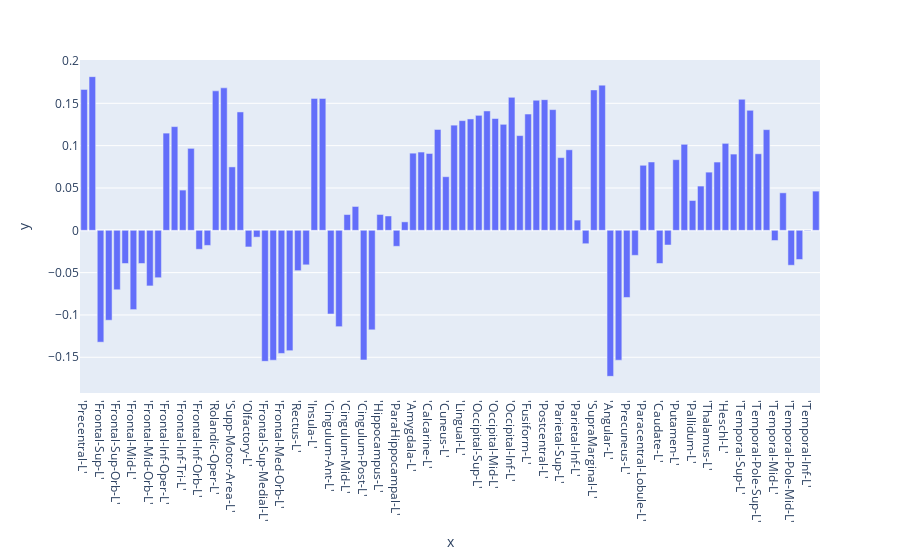
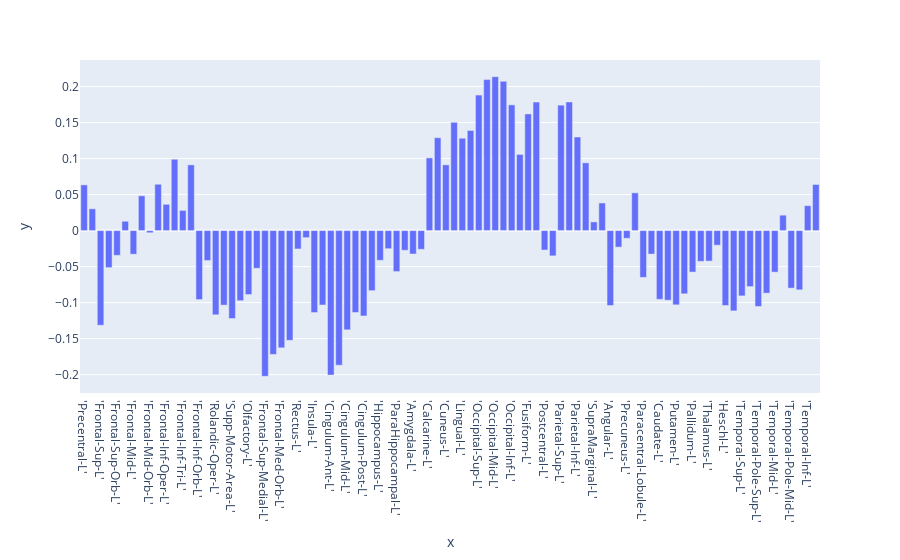
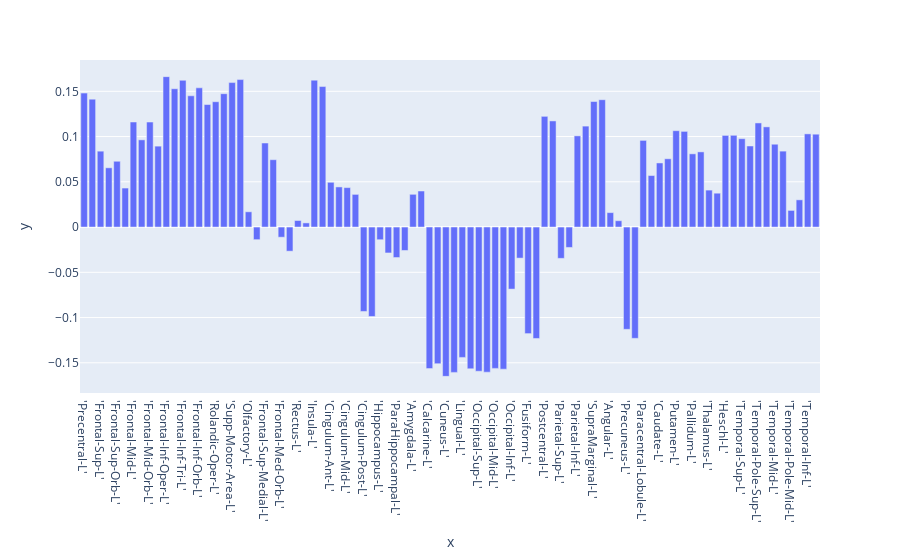
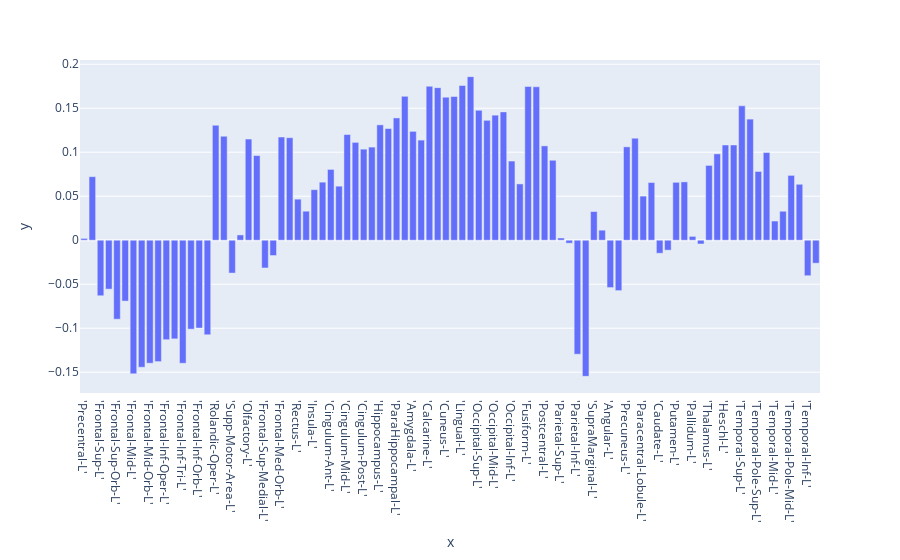

Notebook cell for these charts, in order:
### Code cell
import pandas as pd
labels = pd.read_csv("AALlabels.csv")
label=labels['labels'].values
import plotly.express as px
for model in range(K):
    print(f"Model {model}: Pi = {Pis_EM[model]} , kappa = {kappas_EM[model]}")
    fig = px.bar(y=mus_EM[:,model],x=label)
    #fig.update_layout(width=300)
    fig.show()

### Figure 1 — Plotly figure (JSON) as saved in the notebook; plotly's stock layout.template omitted (floating-point values rounded to 4 significant figures)
{"data": [{"alignmentgroup": "True", "hovertemplate": "x=%{x}<br>y=%{y}<extra></extra>", "legendgroup": "", "marker": {"color": "#636efa", "pattern": {"shape": ""}}, "name": "", "offsetgroup": "", "orientation": "v", "showlegend": false, "textposition": "auto", "type": "bar", "x": ["'Precentral-L'", "'Precentral-R'", "'Frontal-Sup-L'", "'Frontal-Sup-R'", "'Frontal-Sup-Orb-L'", "'Frontal-Sup-Orb-R'", "'Frontal-Mid-L'", "'Frontal-Mid-R'", "'Frontal-Mid-Orb-L'", "'Frontal-Mid-Orb-R'", "'Frontal-Inf-Oper-L'", "'Frontal-Inf-Oper-R'", "'Frontal-Inf-Tri-L'", "'Frontal-Inf-Tri-R'", "'Frontal-Inf-Orb-L'", "'Frontal-Inf-Orb-R'", "'Rolandic-Oper-L'", "'Rolandic-Oper-R'", "'Supp-Motor-Area-L'", "'Supp-Motor-Area-R'", "'Olfactory-L'", "'Olfactory-R'", "'Frontal-Sup-Medial-L'", "'Frontal-Sup-Medial-R'", "'Frontal-Med-Orb-L'", "'Frontal-Med-Orb-R'", "'Rectus-L'", "'Rectus-R'", "'Insula-L'", "'Insula-R'", "'Cingulum-Ant-L'", "'Cingulum-Ant-R'", "'Cingulum-Mid-L'", "'Cingulum-Mid-R'", "'Cingulum-Post-L'", "'Cingulum-Post-R'", "'Hippocampus-L'", "'Hippocampus-R'", "'ParaHippocampal-L'", "'ParaHippocampal-R'", "'Amygdala-L'", "'Amygdala-R'", "'Calcarine-L'", "'Calcarine-R'", "'Cuneus-L'", "'Cuneus-R'", "'Lingual-L'", "'Lingual-R'", "'Occipital-Sup-L'", "'Occipital-Sup-R'", "'Occipital-Mid-L'", "'Occipital-Mid-R'", "'Occipital-Inf-L'", "'Occipital-Inf-R'", "'Fusiform-L'", "'Fusiform-R'", "'Postcentral-L'", "'Postcentral-R'", "'Parietal-Sup-L'", "'Parietal-Sup-R'", "'Parietal-Inf-L'", "'Parietal-Inf-R'", "'SupraMarginal-L'", "'SupraMarginal-R'", "'Angular-L'", "'Angular-R'", "'Precuneus-L'", "'Precuneus-R'", "'Paracentral-Lobule-L'", "'Paracentral-Lobule-R'", "'Caudate-L'", "'Caudate-R'", "'Putamen-L'", "'Putamen-R'", "'Pallidum-L'", "'Pallidum-R'", "'Thalamus-L'", "'Thalamus-R'", "'Heschl-L'", "'Heschl-R'", "'Temporal-Sup-L'", "'Temporal-Sup-R'", "'Temporal-Pole-Sup-L'", "'Temporal-Pole-Sup-R'", "'Temporal-Mid-L'", "'Temporal-Mid-R'", "'Temporal-Pole-Mid-L'", "'Temporal-Pole-Mid-R'", "'Temporal-Inf-L'", "'Temporal-Inf-R'"], "xaxis": "x", "y": [0.1664, 0.1815, -0.1322, -0.1062, -0.07024, -0.03922, -0.09367, -0.03922, -0.06571, -0.05601, 0.1148, 0.1225, 0.04751, 0.0968, -0.02243, -0.01785, 0.1647, 0.1683, 0.0749, 0.1398, -0.01966, -0.00809, -0.1548, -0.1535, -0.1455, -0.1422, -0.04767, -0.04079, 0.1558, 0.1558, -0.09885, -0.1138, 0.0186, 0.02816, -0.1531, -0.1176, 0.0187, 0.01692, -0.0189, 0.009986, 0.09112, 0.09243, 0.09075, 0.1191, 0.06331, 0.1242, 0.1295, 0.1315, 0.1358, 0.141, 0.132, 0.1252, 0.157, 0.1119, 0.1373, 0.1536, 0.1543, 0.1425, 0.08587, 0.09511, 0.01205, -0.01584, 0.1658, 0.1715, -0.1725, -0.1534, -0.07937, -0.02958, 0.07681, 0.08069, -0.03921, -0.01739, 0.08341, 0.1016, 0.03518, 0.05227, 0.0687, 0.08062, 0.1027, 0.09004, 0.1548, 0.1418, 0.09039, 0.1189, -0.01207, 0.04428, -0.04129, -0.03448, -0.0006119, 0.04628], "yaxis": "y"}], "layout": {"barmode": "relative", "legend": {"tracegroupgap": 0}, "margin": {"t": 60}, "xaxis": {"anchor": "y", "domain": [0, 1], "title": {"text": "x"}}, "yaxis": {"anchor": "x", "domain": [0, 1], "title": {"text": "y"}}}}

### Figure 2 — Plotly figure (JSON) as saved in the notebook; plotly's stock layout.template omitted (floating-point values rounded to 4 significant figures)
{"data": [{"alignmentgroup": "True", "hovertemplate": "x=%{x}<br>y=%{y}<extra></extra>", "legendgroup": "", "marker": {"color": "#636efa", "pattern": {"shape": ""}}, "name": "", "offsetgroup": "", "orientation": "v", "showlegend": false, "textposition": "auto", "type": "bar", "x": ["'Precentral-L'", "'Precentral-R'", "'Frontal-Sup-L'", "'Frontal-Sup-R'", "'Frontal-Sup-Orb-L'", "'Frontal-Sup-Orb-R'", "'Frontal-Mid-L'", "'Frontal-Mid-R'", "'Frontal-Mid-Orb-L'", "'Frontal-Mid-Orb-R'", "'Frontal-Inf-Oper-L'", "'Frontal-Inf-Oper-R'", "'Frontal-Inf-Tri-L'", "'Frontal-Inf-Tri-R'", "'Frontal-Inf-Orb-L'", "'Frontal-Inf-Orb-R'", "'Rolandic-Oper-L'", "'Rolandic-Oper-R'", "'Supp-Motor-Area-L'", "'Supp-Motor-Area-R'", "'Olfactory-L'", "'Olfactory-R'", "'Frontal-Sup-Medial-L'", "'Frontal-Sup-Medial-R'", "'Frontal-Med-Orb-L'", "'Frontal-Med-Orb-R'", "'Rectus-L'", "'Rectus-R'", "'Insula-L'", "'Insula-R'", "'Cingulum-Ant-L'", "'Cingulum-Ant-R'", "'Cingulum-Mid-L'", "'Cingulum-Mid-R'", "'Cingulum-Post-L'", "'Cingulum-Post-R'", "'Hippocampus-L'", "'Hippocampus-R'", "'ParaHippocampal-L'", "'ParaHippocampal-R'", "'Amygdala-L'", "'Amygdala-R'", "'Calcarine-L'", "'Calcarine-R'", "'Cuneus-L'", "'Cuneus-R'", "'Lingual-L'", "'Lingual-R'", "'Occipital-Sup-L'", "'Occipital-Sup-R'", "'Occipital-Mid-L'", "'Occipital-Mid-R'", "'Occipital-Inf-L'", "'Occipital-Inf-R'", "'Fusiform-L'", "'Fusiform-R'", "'Postcentral-L'", "'Postcentral-R'", "'Parietal-Sup-L'", "'Parietal-Sup-R'", "'Parietal-Inf-L'", "'Parietal-Inf-R'", "'SupraMarginal-L'", "'SupraMarginal-R'", "'Angular-L'", "'Angular-R'", "'Precuneus-L'", "'Precuneus-R'", "'Paracentral-Lobule-L'", "'Paracentral-Lobule-R'", "'Caudate-L'", "'Caudate-R'", "'Putamen-L'", "'Putamen-R'", "'Pallidum-L'", "'Pallidum-R'", "'Thalamus-L'", "'Thalamus-R'", "'Heschl-L'", "'Heschl-R'", "'Temporal-Sup-L'", "'Temporal-Sup-R'", "'Temporal-Pole-Sup-L'", "'Temporal-Pole-Sup-R'", "'Temporal-Mid-L'", "'Temporal-Mid-R'", "'Temporal-Pole-Mid-L'", "'Temporal-Pole-Mid-R'", "'Temporal-Inf-L'", "'Temporal-Inf-R'"], "xaxis": "x", "y": [0.06348, 0.03025, -0.1314, -0.05139, -0.03439, 0.01297, -0.03278, 0.04834, -0.003013, 0.06434, 0.03653, 0.09908, 0.02801, 0.09125, -0.09579, -0.04159, -0.1169, -0.1035, -0.1221, -0.09735, -0.08882, -0.05232, -0.2024, -0.1719, -0.1628, -0.1523, -0.0255, -0.009791, -0.1138, -0.1033, -0.2006, -0.1869, -0.1378, -0.1137, -0.1185, -0.08341, -0.04127, -0.02514, -0.05689, -0.0273, -0.03248, -0.026, 0.1009, 0.129, 0.09134, 0.1503, 0.1283, 0.1391, 0.1881, 0.2097, 0.2138, 0.2073, 0.1746, 0.1058, 0.162, 0.1784, -0.027, -0.03508, 0.1742, 0.1787, 0.13, 0.0941, 0.01208, 0.03837, -0.104, -0.02297, -0.01072, 0.05246, -0.06499, -0.03259, -0.09547, -0.09665, -0.1031, -0.08777, -0.05762, -0.04273, -0.04231, -0.02028, -0.104, -0.1115, -0.09065, -0.07779, -0.1053, -0.08689, -0.05772, 0.02144, -0.07988, -0.0823, 0.03459, 0.06406], "yaxis": "y"}], "layout": {"barmode": "relative", "legend": {"tracegroupgap": 0}, "margin": {"t": 60}, "xaxis": {"anchor": "y", "domain": [0, 1], "title": {"text": "x"}}, "yaxis": {"anchor": "x", "domain": [0, 1], "title": {"text": "y"}}}}

### Figure 3 — Plotly figure (JSON) as saved in the notebook; plotly's stock layout.template omitted (floating-point values rounded to 4 significant figures)
{"data": [{"alignmentgroup": "True", "hovertemplate": "x=%{x}<br>y=%{y}<extra></extra>", "legendgroup": "", "marker": {"color": "#636efa", "pattern": {"shape": ""}}, "name": "", "offsetgroup": "", "orientation": "v", "showlegend": false, "textposition": "auto", "type": "bar", "x": ["'Precentral-L'", "'Precentral-R'", "'Frontal-Sup-L'", "'Frontal-Sup-R'", "'Frontal-Sup-Orb-L'", "'Frontal-Sup-Orb-R'", "'Frontal-Mid-L'", "'Frontal-Mid-R'", "'Frontal-Mid-Orb-L'", "'Frontal-Mid-Orb-R'", "'Frontal-Inf-Oper-L'", "'Frontal-Inf-Oper-R'", "'Frontal-Inf-Tri-L'", "'Frontal-Inf-Tri-R'", "'Frontal-Inf-Orb-L'", "'Frontal-Inf-Orb-R'", "'Rolandic-Oper-L'", "'Rolandic-Oper-R'", "'Supp-Motor-Area-L'", "'Supp-Motor-Area-R'", "'Olfactory-L'", "'Olfactory-R'", "'Frontal-Sup-Medial-L'", "'Frontal-Sup-Medial-R'", "'Frontal-Med-Orb-L'", "'Frontal-Med-Orb-R'", "'Rectus-L'", "'Rectus-R'", "'Insula-L'", "'Insula-R'", "'Cingulum-Ant-L'", "'Cingulum-Ant-R'", "'Cingulum-Mid-L'", "'Cingulum-Mid-R'", "'Cingulum-Post-L'", "'Cingulum-Post-R'", "'Hippocampus-L'", "'Hippocampus-R'", "'ParaHippocampal-L'", "'ParaHippocampal-R'", "'Amygdala-L'", "'Amygdala-R'", "'Calcarine-L'", "'Calcarine-R'", "'Cuneus-L'", "'Cuneus-R'", "'Lingual-L'", "'Lingual-R'", "'Occipital-Sup-L'", "'Occipital-Sup-R'", "'Occipital-Mid-L'", "'Occipital-Mid-R'", "'Occipital-Inf-L'", "'Occipital-Inf-R'", "'Fusiform-L'", "'Fusiform-R'", "'Postcentral-L'", "'Postcentral-R'", "'Parietal-Sup-L'", "'Parietal-Sup-R'", "'Parietal-Inf-L'", "'Parietal-Inf-R'", "'SupraMarginal-L'", "'SupraMarginal-R'", "'Angular-L'", "'Angular-R'", "'Precuneus-L'", "'Precuneus-R'", "'Paracentral-Lobule-L'", "'Paracentral-Lobule-R'", "'Caudate-L'", "'Caudate-R'", "'Putamen-L'", "'Putamen-R'", "'Pallidum-L'", "'Pallidum-R'", "'Thalamus-L'", "'Thalamus-R'", "'Heschl-L'", "'Heschl-R'", "'Temporal-Sup-L'", "'Temporal-Sup-R'", "'Temporal-Pole-Sup-L'", "'Temporal-Pole-Sup-R'", "'Temporal-Mid-L'", "'Temporal-Mid-R'", "'Temporal-Pole-Mid-L'", "'Temporal-Pole-Mid-R'", "'Temporal-Inf-L'", "'Temporal-Inf-R'"], "xaxis": "x", "y": [0.148, 0.1413, 0.08386, 0.06547, 0.0727, 0.04309, 0.1161, 0.09637, 0.1161, 0.08941, 0.1662, 0.1528, 0.1622, 0.145, 0.1538, 0.1354, 0.1385, 0.1474, 0.1596, 0.163, 0.01686, -0.01392, 0.09287, 0.07442, -0.01122, -0.02666, 0.007222, 0.004584, 0.1623, 0.1552, 0.04947, 0.04434, 0.04359, 0.03611, -0.09327, -0.09881, -0.01398, -0.02862, -0.03368, -0.02587, 0.03618, 0.03982, -0.1564, -0.151, -0.165, -0.1606, -0.144, -0.1566, -0.1593, -0.1603, -0.1562, -0.157, -0.06856, -0.03433, -0.1178, -0.1231, 0.1223, 0.1173, -0.03458, -0.02254, 0.1008, 0.1115, 0.1387, 0.1407, 0.01595, 0.00699, -0.113, -0.123, 0.09577, 0.05691, 0.07084, 0.07545, 0.1065, 0.1057, 0.08092, 0.08306, 0.04084, 0.03742, 0.1013, 0.1014, 0.09765, 0.08958, 0.1151, 0.1107, 0.09153, 0.0839, 0.01839, 0.03007, 0.103, 0.1026], "yaxis": "y"}], "layout": {"barmode": "relative", "legend": {"tracegroupgap": 0}, "margin": {"t": 60}, "xaxis": {"anchor": "y", "domain": [0, 1], "title": {"text": "x"}}, "yaxis": {"anchor": "x", "domain": [0, 1], "title": {"text": "y"}}}}

### Figure 4 — Plotly figure (JSON) as saved in the notebook; plotly's stock layout.template omitted (floating-point values rounded to 4 significant figures)
{"data": [{"alignmentgroup": "True", "hovertemplate": "x=%{x}<br>y=%{y}<extra></extra>", "legendgroup": "", "marker": {"color": "#636efa", "pattern": {"shape": ""}}, "name": "", "offsetgroup": "", "orientation": "v", "showlegend": false, "textposition": "auto", "type": "bar", "x": ["'Precentral-L'", "'Precentral-R'", "'Frontal-Sup-L'", "'Frontal-Sup-R'", "'Frontal-Sup-Orb-L'", "'Frontal-Sup-Orb-R'", "'Frontal-Mid-L'", "'Frontal-Mid-R'", "'Frontal-Mid-Orb-L'", "'Frontal-Mid-Orb-R'", "'Frontal-Inf-Oper-L'", "'Frontal-Inf-Oper-R'", "'Frontal-Inf-Tri-L'", "'Frontal-Inf-Tri-R'", "'Frontal-Inf-Orb-L'", "'Frontal-Inf-Orb-R'", "'Rolandic-Oper-L'", "'Rolandic-Oper-R'", "'Supp-Motor-Area-L'", "'Supp-Motor-Area-R'", "'Olfactory-L'", "'Olfactory-R'", "'Frontal-Sup-Medial-L'", "'Frontal-Sup-Medial-R'", "'Frontal-Med-Orb-L'", "'Frontal-Med-Orb-R'", "'Rectus-L'", "'Rectus-R'", "'Insula-L'", "'Insula-R'", "'Cingulum-Ant-L'", "'Cingulum-Ant-R'", "'Cingulum-Mid-L'", "'Cingulum-Mid-R'", "'Cingulum-Post-L'", "'Cingulum-Post-R'", "'Hippocampus-L'", "'Hippocampus-R'", "'ParaHippocampal-L'", "'ParaHippocampal-R'", "'Amygdala-L'", "'Amygdala-R'", "'Calcarine-L'", "'Calcarine-R'", "'Cuneus-L'", "'Cuneus-R'", "'Lingual-L'", "'Lingual-R'", "'Occipital-Sup-L'", "'Occipital-Sup-R'", "'Occipital-Mid-L'", "'Occipital-Mid-R'", "'Occipital-Inf-L'", "'Occipital-Inf-R'", "'Fusiform-L'", "'Fusiform-R'", "'Postcentral-L'", "'Postcentral-R'", "'Parietal-Sup-L'", "'Parietal-Sup-R'", "'Parietal-Inf-L'", "'Parietal-Inf-R'", "'SupraMarginal-L'", "'SupraMarginal-R'", "'Angular-L'", "'Angular-R'", "'Precuneus-L'", "'Precuneus-R'", "'Paracentral-Lobule-L'", "'Paracentral-Lobule-R'", "'Caudate-L'", "'Caudate-R'", "'Putamen-L'", "'Putamen-R'", "'Pallidum-L'", "'Pallidum-R'", "'Thalamus-L'", "'Thalamus-R'", "'Heschl-L'", "'Heschl-R'", "'Temporal-Sup-L'", "'Temporal-Sup-R'", "'Temporal-Pole-Sup-L'", "'Temporal-Pole-Sup-R'", "'Temporal-Mid-L'", "'Temporal-Mid-R'", "'Temporal-Pole-Mid-L'", "'Temporal-Pole-Mid-R'", "'Temporal-Inf-L'", "'Temporal-Inf-R'"], "xaxis": "x", "y": [0.002058, 0.0722, -0.06312, -0.05561, -0.08978, -0.06917, -0.1518, -0.1444, -0.1398, -0.138, -0.1131, -0.1121, -0.1398, -0.1011, -0.09983, -0.1075, 0.1307, 0.1182, -0.03735, 0.006011, 0.115, 0.09619, -0.03154, -0.01741, 0.1173, 0.1165, 0.04667, 0.03298, 0.05745, 0.06599, 0.08048, 0.06144, 0.1201, 0.1112, 0.1035, 0.1058, 0.1311, 0.1269, 0.139, 0.1635, 0.1237, 0.1138, 0.1749, 0.1734, 0.1626, 0.1633, 0.1759, 0.1859, 0.1476, 0.1363, 0.1421, 0.1458, 0.08998, 0.06399, 0.1748, 0.1744, 0.1072, 0.09087, 0.002557, -0.003389, -0.1296, -0.1547, 0.03257, 0.01141, -0.05383, -0.05728, 0.1061, 0.1159, 0.05013, 0.06558, -0.01481, -0.01131, 0.0658, 0.06631, 0.004355, -0.004274, 0.08502, 0.09815, 0.1083, 0.1082, 0.1527, 0.1377, 0.07814, 0.09965, 0.02179, 0.03291, 0.07368, 0.06358, -0.04036, -0.02611], "yaxis": "y"}], "layout": {"barmode": "relative", "legend": {"tracegroupgap": 0}, "margin": {"t": 60}, "xaxis": {"anchor": "y", "domain": [0, 1], "title": {"text": "x"}}, "yaxis": {"anchor": "x", "domain": [0, 1], "title": {"text": "y"}}}}
